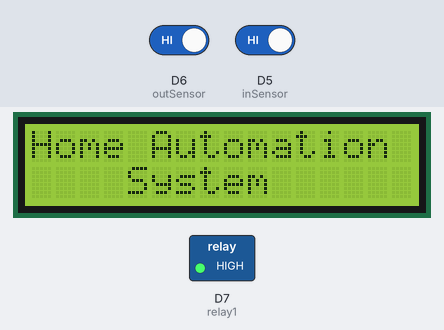
A sketch run on a simulated ESP8266 (NodeMCU). Shown: 16×2 character LCD, switched loads named in the sketch (green lamp = pin HIGH). The inputs (shaded band) are chosen by the test bench; at power-on: D5 (inSensor) HIGH, D6 (outSensor) HIGH. WiFi joins after 1.5 s; servers stay silent unless stated; what the sketch prints to the serial monitor is not drawn.

Above: at 1.9 s.
7.1 s: D5 (inSensor) driven LOW
At 7.7 s:
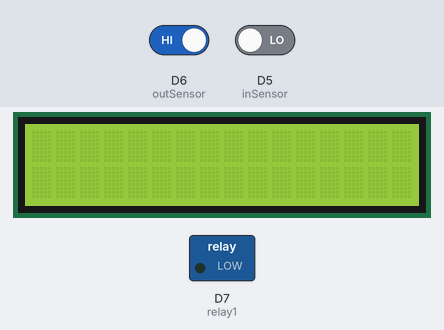
Timing chart, 0 to 10.1 s (numbered marks = the images above; inputs shaded):
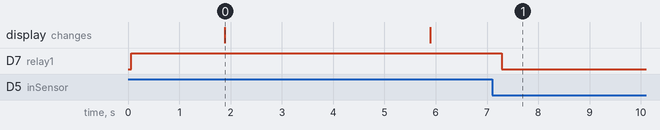

The sketch:

visitors.ino
```cpp
//Include the library files
#include <LiquidCrystal_I2C.h>
#define BLYNK_PRINT Serial
#include <ESP8266WiFi.h>
#include <BlynkSimpleEsp8266.h>

LiquidCrystal_I2C lcd(0x27, 16, 2);

char auth[] = "DTs_Ryodc1htFTUv1npNRLl1F1RRosX3";//Enter your Auth token
char ssid[] = "Chetan's Mob";//Enter your WIFI name
char pass[] = "00222883";//Enter your WIFI password

#define inSensor D5
#define outSensor D6
#define relay1 D7
int inStatus;
int outStatus;

int countin = 0;
int countout = 0;

int in;
int out;
int now;

BlynkTimer timer;

void setup() {
  Serial.begin(9600);
  lcd.init();
  lcd.backlight();
  pinMode(relay1, OUTPUT);
  digitalWrite(relay1, HIGH);
  Blynk.begin(auth, ssid, pass, "blynk.cloud", 80);

  lcd.setCursor(0, 0);
  lcd.print("Home Automation");
  lcd.setCursor(4, 1);
  lcd.print("System");
  delay(4000);
  lcd.clear();

//Call the functions
  timer.setInterval(100L, lmsensor);
}

//Get the DHT11 sensor values
void lmsensor() {
  inStatus =  digitalRead(inSensor);
  outStatus = digitalRead(outSensor);
  if (inStatus == 0)
  {
    in = countin++;
  }

  if (outStatus == 0)
  {
    out = countout++;
  }

  now = in - out;

  Serial.println(now);
  if (now <= 0)
  {
    digitalWrite(relay1, HIGH);
  }
  else
  {
    digitalWrite(relay1, LOW);
  }
  Blynk.virtualWrite(V1, in); // Visitors In
  Blynk.virtualWrite(V2, out); // Visitors Out
  Blynk.virtualWrite(V3, now); // Current Visitors
}


void loop() {
  Blynk.run();//Run the Blynk library
  timer.run();//Run the Blynk timer
}
```

Measured:
- after the input at 7.1 s, D7 (relay1): HIGH → LOW after 0.19 s
- what the display in image 0 shows lasts 4.0 s, from 1.9 s to 5.9 s
